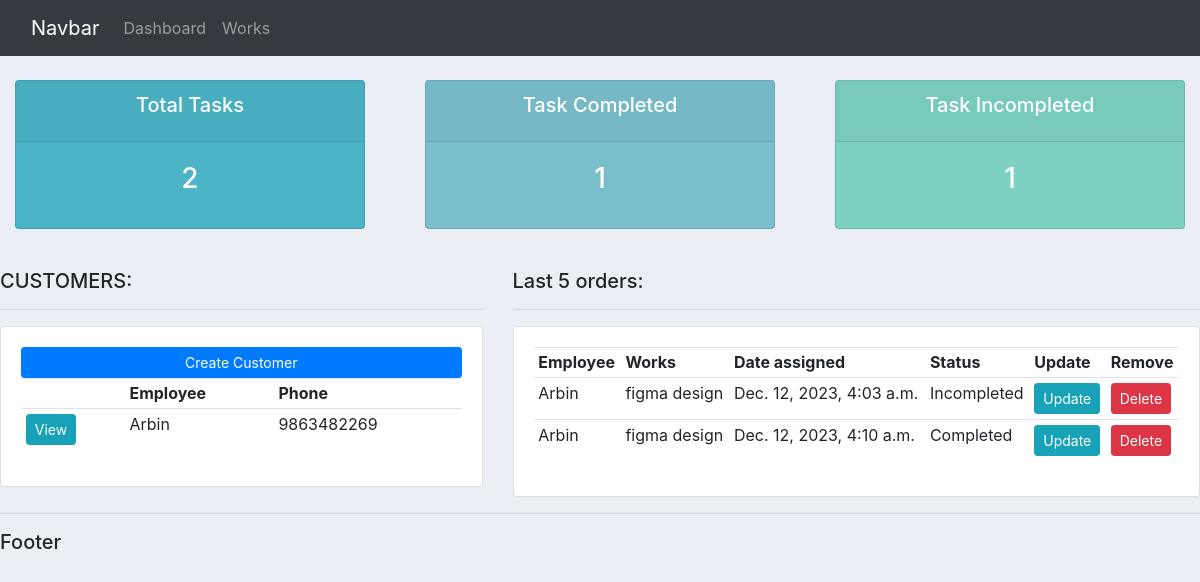
The page / on the database its author committed.
### accounts/models.py (models this page shows, shortened)
class Employee(models.Model):
    name = models.CharField(max_length=200,null=True)
    phone = models.CharField(max_length=200,null=True)
    email = models.CharField(max_length=200,null=True)
    date_created = models.DateTimeField(auto_now_add=True,null=True)
    def __str__(self):
     return self.name

class Order(models.Model):
    STATUS=(
           ('Completed','Completed'),
           ('Incompleted','Incompleted'),
           )
    employee=models.ForeignKey(Employee,null=True,on_delete=models.SET_NULL)
    work=models.ForeignKey(Work,null=True,on_delete=models.SET_NULL)
    status=models.CharField(max_length=200,null=True,choices=STATUS)
    date_assigned=models.DateTimeField(auto_now_add=True,null=True)

class Work(models.Model):
   CATEGORY=(
           ('Urgent','Urgent'),
           ('Default','Default'),
           )
   title=models.CharField(max_length=200,null=True)
   description=models.TextField(max_length=200,null=True,blank=True)
   category=models.CharField(max_length=200,null=True,choices=CATEGORY)
   date_assigned=models.DateTimeField(auto_now_add=True,null=True)
   tags=models.ManyToManyField(Tag)
   def __str__(self):
     return self.title

### accounts/views.py (the view)
# urls.py: path('',views.home,name='home'),
def home(request):
    orders=Order.objects.all()
    employees=Employee.objects.all()
    total_orders=orders.count()
    total_completed=orders.filter(status='Completed').count()
    total_incompleted=orders.filter(status='Incompleted').count()
    context={'orders':orders,'employees':employees,'total_orders':total_orders,'total_completed':total_completed,'total_incompleted':total_incompleted}
    return render(request,'accounts/dashboard.html',context)

### accounts/templates/accounts/dashboard.html (shortened to what this page needs)
{% extends "accounts/main.html" %}
{% block content %}
{% include "accounts/status.html" %}
<br>
<div class="row">
   <div class="col-md-5">
       <h5>CUSTOMERS:</h5>
       <hr>
       <div class="card card-body">
           <a class="btn btn-primary btn-sm btn-block" href="">Create Customer</a>
           <table class="table table-sm">
               <tr>
                   <th></th>
                   <th>Employee</th>
                   <th>Phone</th>
               </tr>
               {% for employee in employees %}
                  <tr>
                    <td><a class="btn btn-sm btn-info" href="{% url 'employee' employee.id %}">View</a></td>
                    <td>{{employee.name}}</td>
                    <td>{{employee.phone}}</td>
                  </tr>
               {% endfor %}
           </table>
       </div>
   </div>
   <div class="col-md-7">
       <h5>Last 5 orders:</h5>
       <hr>
       <div class="card card-body">
           <table class="table table-sm">
               <tr>
                   <th>Employee</th>
                   <th>Works</th>
                   <th>Date assigned</th>
                   <th>Status</th>
                   <th>Update</th>
                   <th>Remove</th>
                   </tr>
               {% for order in orders %}
                  <tr>
                    <td>{{order.employee}}</td>
                    <td>{{order.work}}</td>
                    <td>{{order.date_assigned}}</td>
                    <td>{{order.status}}</td>
                    <td><a class="btn btn-sm btn-info" href="#">Update</a></td>
                    <td><a class="btn btn-sm btn-danger" href="#">Delete</a></td>
                  </tr>
               {% endfor %}
           </table>
       </div>
   </div>
</div>
{% endblock %}

### accounts/templates/accounts/main.html (shortened to what this page needs)
{% load static %}
<html lang="en">
    <head>
        <link rel="stylesheet" href="https://cdn.jsdelivr.net/npm/bootstrap@4.4.1/dist/css/bootstrap.min.css">
   <link rel="stylesheet" type="text/css" href="{% static "/css/main.css" %}">
    </head>
    <body>
      {% include 'accounts/navbar.html'%}
        {% block content %}{% endblock%}
        <hr>
        <h5>Footer</h5>
    </body>
</html>

### accounts/templates/accounts/navbar.html (shortened to what this page needs)
<nav class="navbar navbar-expand-lg navbar-dark bg-dark">
    <div class="container-fluid">
      <a class="navbar-brand" href="#">Navbar</a>
      <div class="collapse navbar-collapse" id="navbarNav">
        <ul class="navbar-nav">
          <li class="nav-item">
            <a class="nav-link" href="#">Dashboard</a>
          </li>
          <li class="nav-item">
            <a class="nav-link" href="#">Works</a>
          </li>
        </ul>
      </div>
    </div>
  </nav>

### accounts/templates/accounts/status.html
<br>
<div class="row">
    <div class="col">
        <div class="col-md">
            <div class="card text-center text-white mb-3" id="total-orders">
                <div class="card-header">
                    <h5 class="card-title">Total Tasks</h5>
                </div>
                <div class="card-body">
                    <h3 class="card-title">{{total_orders}}</h3>
                </div>
            </div>
        </div>
    </div>
    <div class="col">
        <div class="col-md">
            <div class="card text-center text-white mb-3" id="orders-delivered">
                <div class="card-header">
                    <h5 class="card-title">Task Completed</h5>
                </div>
                <div class="card-body">
                    <h3 class="card-title">{{total_completed}}</h3>
                </div>
            </div>
        </div>
    </div>
    <div class="col">
        <div class="col-md">
            <div class="card text-center text-white mb-3" id="orders-pending">
                <div class="card-header">
                    <h5 class="card-title">Task Incompleted</h5>
                </div>
                <div class="card-body">
                    <h3 class="card-title">{{total_incompleted}}</h3>
                </div>
            </div>
        </div>
    </div>
</div>

### static/css/main.css (style rules this page uses)
body { background-color: #ebeff5; }
#total-orders { background-color:#4cb4c7; }
#orders-delivered { background-color:#7abecc; }
#orders-pending { background-color:#7CD1C0; }

### rows shown on the page
Employee: name "Arbin", phone "9863482269"
Order: employee "Arbin", work "figma design", date_assigned "Dec. 12, 2023, 4:03 a.m.", status "Incompleted"
Order: employee "Arbin", work "figma design", date_assigned "Dec. 12, 2023, 4:10 a.m.", status "Completed"

### other values the page prints
{{ total_orders }} "2"
{{ total_completed }} "1"
{{ total_incompleted }} "1"
